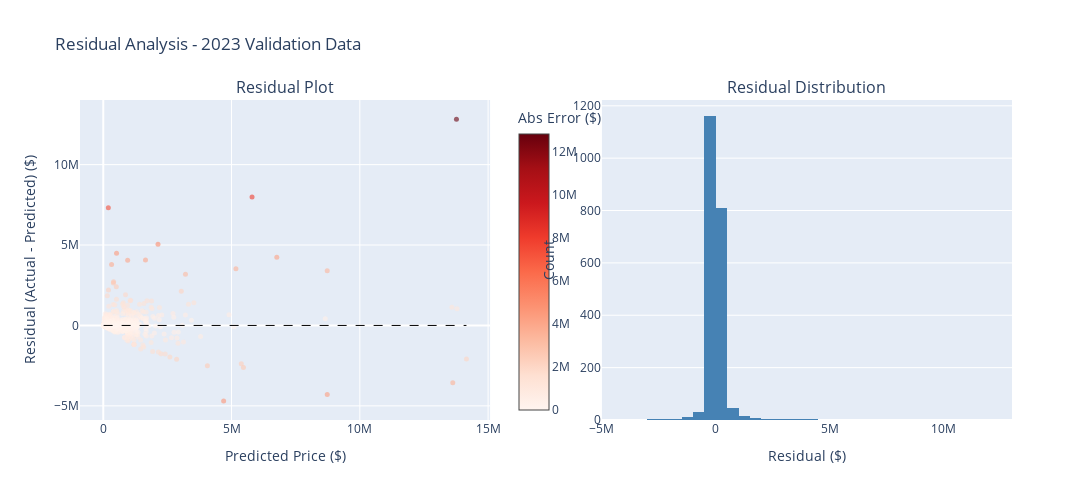

Source (notebook cell):
### Markdown cell above
### Residual Analysis (2023 Validation Data)

Examine residuals (actual - predicted) to identify patterns or systematic errors.

### Code cell
# Calculate residuals
residuals = validation_y - validation_predictions

# Create residual plots
from plotly.subplots import make_subplots

fig = make_subplots(
    rows=1, cols=2,
    subplot_titles=('Residual Plot', 'Residual Distribution'),
    horizontal_spacing=0.12
)

# Residual scatter plot
fig.add_trace(
    go.Scatter(
        x=validation_predictions,
        y=residuals,
        mode='markers',
        marker=dict(
            size=5,
            color=np.abs(residuals),
            colorscale='Reds',
            showscale=True,
            colorbar=dict(title="Abs Error ($)", x=0.46),
            opacity=0.6
        ),
        name='Residuals'
    ),
    row=1, col=1
)

# Zero line
fig.add_trace(
    go.Scatter(
        x=[validation_predictions.min(), validation_predictions.max()],
        y=[0, 0],
        mode='lines',
        line=dict(color='black', dash='dash', width=1),
        showlegend=False
    ),
    row=1, col=1
)

# Histogram of residuals
fig.add_trace(
    go.Histogram(
        x=residuals,
        nbinsx=50,
        marker_color='steelblue',
        name='Distribution',
        showlegend=False
    ),
    row=1, col=2
)

fig.update_xaxes(title_text="Predicted Price ($)", row=1, col=1)
fig.update_yaxes(title_text="Residual (Actual - Predicted) ($)", row=1, col=1)
fig.update_xaxes(title_text="Residual ($)", row=1, col=2)
fig.update_yaxes(title_text="Count", row=1, col=2)

fig.update_layout(
    title='Residual Analysis - 2023 Validation Data',
    width=1200,
    height=500,
    showlegend=False
)

fig.show()

print(f"Residual Statistics:")
print(f"  Mean:      ${residuals.mean():>12,.0f} (should be ~$0)")
print(f"  Std Dev:   ${residuals.std():>12,.0f}")
print(f"  Median:    ${residuals.median():>12,.0f}")
print(f"  Min:       ${residuals.min():>12,.0f}")
print(f"  Max:       ${residuals.max():>12,.0f}")

### Figure 1 — Plotly figure (JSON) as saved in the notebook; plotly's stock layout.template omitted (floating-point values rounded to 4 significant figures; data arrays with more than 128 entries replaced by an {"elided": "..."} marker saying what was removed)
{"data": [{"marker": {"color": {"elided": "2109 float values"}, "colorbar": {"title": {"text": "Abs Error ($)"}, "x": 0.46}, "colorscale": [[0, "rgb(255,245,240)"], [0.125, "rgb(254,224,210)"], [0.25, "rgb(252,187,161)"], [0.375, "rgb(252,146,114)"], [0.5, "rgb(251,106,74)"], [0.625, "rgb(239,59,44)"], [0.75, "rgb(203,24,29)"], [0.875, "rgb(165,15,21)"], [1, "rgb(103,0,13)"]], "opacity": 0.6, "showscale": true, "size": 5}, "mode": "markers", "name": "Residuals", "type": "scatter", "x": {"elided": "2109 float values"}, "xaxis": "x", "y": {"elided": "2109 float values"}, "yaxis": "y"}, {"line": {"color": "black", "dash": "dash", "width": 1}, "mode": "lines", "showlegend": false, "type": "scatter", "x": [14170.0, 14160000.0], "xaxis": "x", "y": [0, 0], "yaxis": "y"}, {"marker": {"color": "steelblue"}, "name": "Distribution", "nbinsx": 50, "showlegend": false, "type": "histogram", "x": {"elided": "2109 float values"}, "xaxis": "x2", "yaxis": "y2"}], "layout": {"annotations": [{"font": {"size": 16}, "showarrow": false, "text": "Residual Plot", "x": 0.22, "xanchor": "center", "xref": "paper", "y": 1, "yanchor": "bottom", "yref": "paper"}, {"font": {"size": 16}, "showarrow": false, "text": "Residual Distribution", "x": 0.78, "xanchor": "center", "xref": "paper", "y": 1, "yanchor": "bottom", "yref": "paper"}], "height": 500, "showlegend": false, "title": {"text": "Residual Analysis - 2023 Validation Data"}, "width": 1200, "xaxis": {"anchor": "y", "domain": [0, 0.44], "title": {"text": "Predicted Price ($)"}}, "xaxis2": {"anchor": "y2", "domain": [0.56, 1], "title": {"text": "Residual ($)"}}, "yaxis": {"anchor": "x", "domain": [0, 1], "title": {"text": "Residual (Actual - Predicted) ($)"}}, "yaxis2": {"anchor": "x2", "domain": [0, 1], "title": {"text": "Count"}}}}
